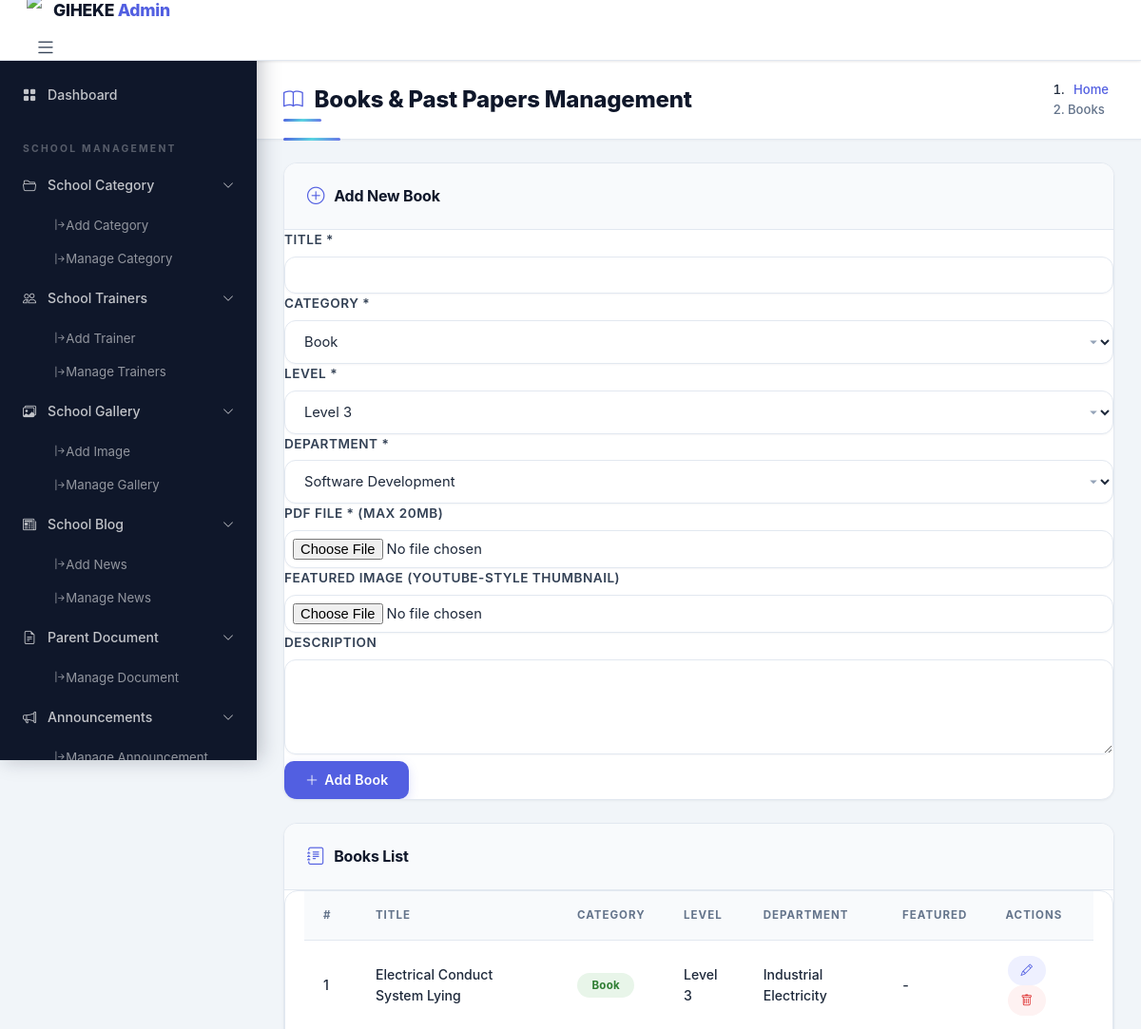
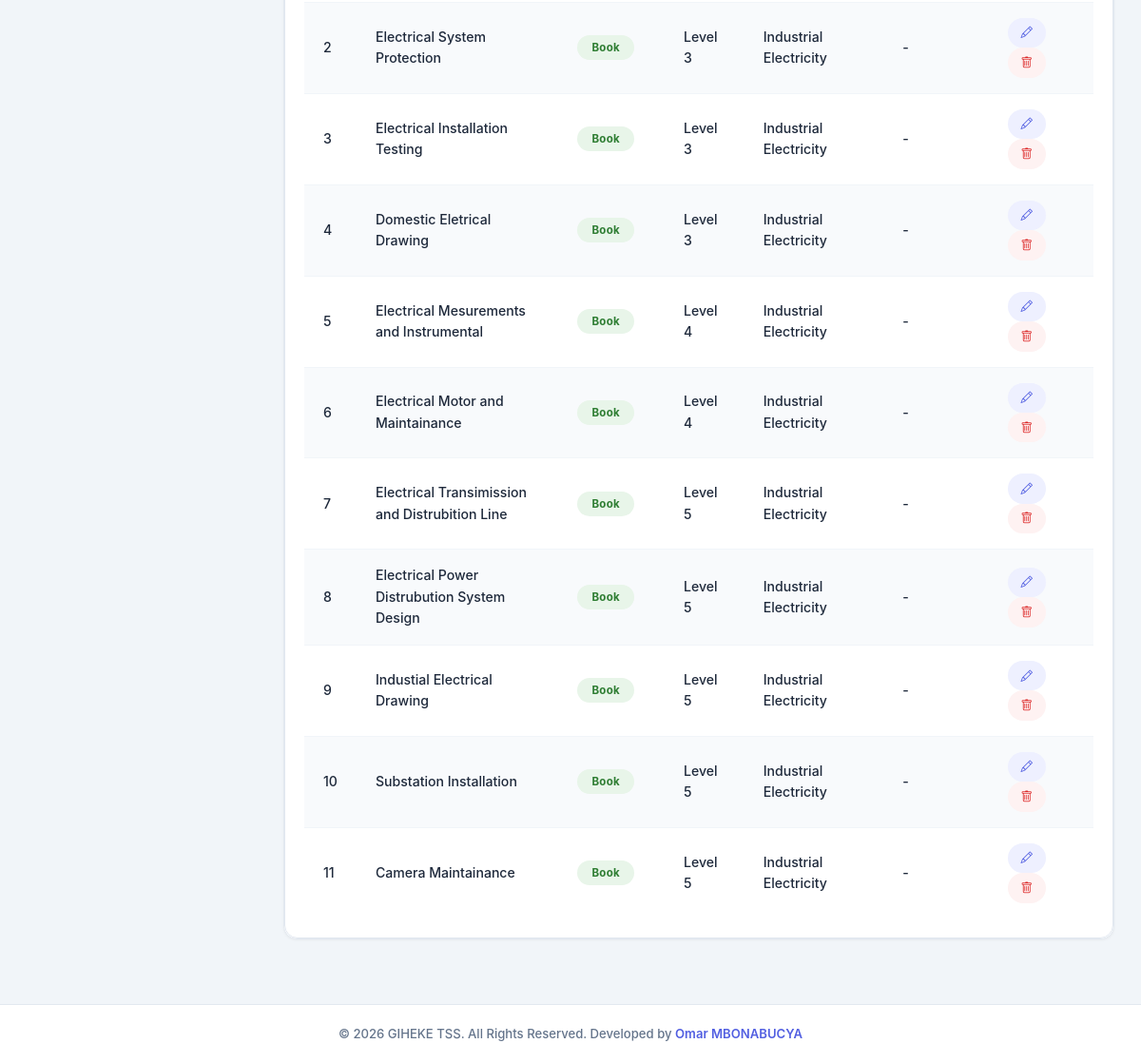
The page /admin/books.php (signed in) on the database its author committed (2 pictures, top to bottom).
### tables this page shows
CREATE TABLE `tbl_books` (
  `id` int(11) NOT NULL,
  `BookTitle` varchar(255) NOT NULL,
  `BookLevel` varchar(255) NOT NULL,
  `BookDepartment` varchar(255) NOT NULL,
  `BookUrl` varchar(255) NOT NULL,
  `featured_image` varchar(500) DEFAULT NULL,
  `featured_image_type` varchar(10) DEFAULT NULL,
  `title` varchar(500) DEFAULT NULL,
  `category` varchar(50) DEFAULT 'Book',
  `level` varchar(50) DEFAULT NULL,
  `department` varchar(500) DEFAULT NULL,
  `file_path` varchar(500) DEFAULT NULL,
  `file_type` varchar(50) DEFAULT 'pdf',
  `description` text DEFAULT NULL,
  `created_at` timestamp NOT NULL DEFAULT current_timestamp(),
  `updated_at` timestamp NOT NULL DEFAULT current_timestamp()
);

### admin/books.php (the view, shortened to what this page needs)
<?php
include('includes/connection.php');
$books = mysqli_query($conn, "SELECT * FROM tbl_books ORDER BY created_at DESC");
?>
<!DOCTYPE html>
<html lang="en">
<head>
    <link rel="stylesheet" href="https://cdn.jsdelivr.net/npm/bootstrap-icons@1.10.0/font/bootstrap-icons.css">
    <link href="assets/css/admin-2027-theme.css" rel="stylesheet">
</head>
<body>
    <header id="header" class="header fixed-top d-flex align-items-center">
        <div class="d-flex align-items-center justify-content-between" style="width:100%;">
            <a href="index.php" class="logo d-flex align-items-center"><img src="assets/img/logo.png" style="height:38px;border-radius:8px;"><span class="d-none d-lg-block" style="font-weight:800;color:#0F172A;font-size:1.1rem;">GIHEKE <span style="color:#525FE1;">Admin</span></span></a>
            <i class="bi bi-list toggle-sidebar-btn" id="sidebarToggle"></i>
        </div>
    </header>
<?php include('includes/sidebar.php'); ?>
    <main id="main" class="main">
        <div class="pagetitle">
            <h1><i class="bi bi-book me-2" style="color:#525FE1;"></i>Books & Past Papers Management</h1>
            <nav><ol class="breadcrumb"><li class="breadcrumb-item"><a href="index.php">Home</a></li><li class="breadcrumb-item active">Books</li></ol></nav>
        </div>
        <section class="section"><div class="admin-content">
            <div class="row g-4">
                <div class="col-lg-4">
                    <div class="admin-section-card">
                        <div class="admin-section-header"><h3><i class="bi bi-plus-circle me-2" style="color:#525FE1;"></i>Add New Book</h3></div>
                        <form method="post" enctype="multipart/form-data" class="p-3">
                            <div class="mb-3"><label class="form-label">Title *</label><input type="text" name="title" class="form-modern" required></div>
                            <div class="mb-3"><label class="form-label">Category *</label>
                                <select name="category" class="form-modern" required>
                                    <option value="Book">Book</option><option value="Past Paper">Past Paper</option>
                                </select>
                            </div>
                            <div class="mb-3"><label class="form-label">Level *</label>
                                <select name="level" class="form-modern" required>
                                    <option value="Level 3">Level 3</option><option value="Level 4">Level 4</option><option value="Level 5">Level 5</option>
                                </select>
                            </div>
                            <div class="mb-3"><label class="form-label">Department *</label>
                                <select name="department" class="form-modern" required>
                                    <option value="Software Development">Software Development</option>
                                </select>
                            </div>
                            <div class="mb-3"><label class="form-label">PDF File * (max 20MB)</label><input type="file" name="book_file" accept=".pdf" required class="form-modern" style="padding:8px;"></div>
                            <div class="mb-3"><label class="form-label">Featured Image (YouTube-style thumbnail)</label><input type="file" name="featured_image" accept=".jpg,.jpeg,.png,.gif" class="form-modern" style="padding:8px;"></div>
                            <div class="mb-3"><label class="form-label">Description</label><textarea name="description" class="form-modern" rows="3"></textarea></div>
                            <button type="submit" name="add_book" class="btn-modern btn-modern-primary w-100"><i class="bi bi-plus-lg"></i> Add Book</button>
                        </form>
                    </div>
                </div>
                <div class="col-lg-8">
                    <div class="admin-section-card">
                        <div class="admin-section-header"><h3><i class="bi bi-journal-text me-2" style="color:#525FE1;"></i>Books List</h3></div>
                        <div class="table-responsive-custom" style="padding:0 20px 20px;">
                            <table class="table-modern" id="booksTable">
                                <thead><tr>
                                    <th>#</th><th>Title</th><th>Category</th><th>Level</th><th>Department</th><th>Featured</th><th>Actions</th>
                                </tr></thead>
                                <tbody>
                                    <?php $count = 1; while($b = mysqli_fetch_assoc($books)): ?>
                                    <tr>
                                        <td><?php echo $count++; ?></td>
                                        <td><?php echo htmlspecialchars($b['title']); ?></td>
                                        <td><span class="badge-modern" style="background:<?php echo $b['category']=='Past Paper'?'#fff3e0':'#e8f5e9'; ?>;color:<?php echo $b['category']=='Past Paper'?'#e65100':'#2e7d32'; ?>;"><?php echo htmlspecialchars($b['category']); ?></span></td>
                                        <td><?php echo htmlspecialchars($b['level']); ?></td>
                                        <td><?php echo htmlspecialchars($b['department']); ?></td>
                                        <td><?php echo $b['featured_image'] ? '<i class="bi bi-image-fill" style="color:#525FE1;"></i>' : '-'; ?></td>
                                        <td>
                                            <a href="?edit=<?php echo $b['id']; ?>" class="btn-action btn-edit-modern btn-sm"><i class="bi bi-pencil"></i></a>
                                            <a href="?delete=<?php echo $b['id']; ?>" onclick="return confirm('Delete this book?')" class="btn-action btn-delete-modern btn-sm"><i class="bi bi-trash"></i></a>
                                        </td>
                                    </tr>
                                    <?php endwhile; ?>
                                </tbody>
                            </table>
                        </div>
                    </div>
                </div>
            </div>
        </div></section>
    </main>
    <footer class="admin-footer">&copy; <?php echo date('Y'); ?> GIHEKE TSS. All Rights Reserved. Developed by <a href="https://devoma.vercel.app">Omar MBONABUCYA</a></footer>
</body>
</html>

### admin/assets/css/admin-redesign.css (style rules this page uses)
.pagetitle h1 { font-size: 1.5rem !important; letter-spacing: -0.4px; color: var(--slate-900); position: relative; display: inline-flex; align-items: center; gap: 10px; }
.pagetitle h1::after { content: ''; position: absolute; bottom: -4px; left: 0; width: 40px; height: 3px; background: var(--gradient-primary); border-radius: 4px; }
.pagetitle h1 i, .pagetitle h1 .bi { font-size: 1.3rem; color: var(--primary); }
.breadcrumb { font-size: 0.85rem; gap: 4px; }
.breadcrumb-item + .breadcrumb-item::before { color: var(--slate-300); font-weight: 300; }
.breadcrumb-item a { font-weight: 600; padding: 2px 6px; border-radius: 6px; transition: background 0.2s, color 0.2s; }
.breadcrumb-item.active { font-weight: 600; color: var(--slate-600); }
.admin-section-header h3 { font-size: 1.05rem; letter-spacing: -0.2px; }
.admin-section-header h3 i, .admin-section-header h3 .bi { font-size: 1.15rem; color: var(--primary); }
body { font-weight: 500; }
h1, h2, h3, h4, h5, h6 { letter-spacing: -0.3px; }
h1 { font-weight: 800 !important; }
h3 { font-weight: 700; }
.card, .admin-section-card { border-radius: 14px !important; box-shadow: 0 1px 3px rgba(0,0,0,0.04), 0 1px 2px rgba(0,0,0,0.02) !important; transition: box-shadow 0.3s ease, transform 0.3s ease, border-color 0.3s ease !important; }
.admin-section-header { padding: 20px 24px !important; }
.table-responsive-custom { border-radius: 14px; border: 1px solid var(--slate-200); overflow: hidden; }
.table-modern { border-collapse: separate; border-spacing: 0; }
.table-modern thead th { padding: 16px 20px !important; font-size: 0.72rem !important; letter-spacing: 1px !important; color: var(--slate-500); background: var(--slate-50); border-bottom: 2px solid var(--slate-200); position: sticky; top: 0; z-index: 2; backdrop-filter: blur(8px); background: rgba(248, 250, 252, 0.92); }
.table-modern tbody td { padding: 16px 20px !important; font-size: 0.88rem; border-bottom: 1px solid var(--slate-100); vertical-align: middle; color: var(--slate-700); }
.table-modern tbody tr { transition: background 0.2s ease, transform 0.15s ease; }
.table-modern tbody tr:last-child td { border-bottom: none; }
.table-modern tbody tr:nth-child(even) { background: rgba(241, 245, 249, 0.5); }
.table-modern .badge-modern { padding: 4px 14px; font-size: 0.72rem; font-weight: 700; letter-spacing: 0.3px; border-radius: 50px; border: 1px solid transparent; }
.btn-action { padding: 8px 16px; font-size: 0.76rem; font-weight: 700; border-radius: 50px !important; letter-spacing: 0.2px; transition: all 0.2s ease; border: 1px solid transparent; }
.btn-edit-modern { background: var(--primary-50); color: var(--primary); border-color: rgba(82, 95, 225, 0.12); }
.btn-delete-modern { background: var(--danger-50); color: var(--danger); border-color: rgba(220, 38, 38, 0.12); }
.btn-modern { padding: 11px 24px; border-radius: 10px !important; font-weight: 700; font-size: 0.88rem; letter-spacing: 0.2px; transition: all 0.25s ease; }
.btn-modern-primary { box-shadow: 0 4px 12px rgba(82, 95, 225, 0.2); }
.form-label { font-size: 0.82rem; font-weight: 700; color: var(--slate-700); letter-spacing: 0.2px; margin-bottom: 6px; text-transform: uppercase; font-size: 0.72rem; letter-spacing: 0.5px; }
select.form-modern, select.form-control, select.form-select { cursor: pointer; appearance: none; background-repeat: no-repeat; background-position: right 14px center; padding-right: 40px; }
textarea.form-modern, textarea.form-control { min-height: 110px; resize: vertical; line-height: 1.6; }
.pagetitle { padding: 20px 28px !important; background: var(--surface); border-bottom: 2px solid var(--slate-100); box-shadow: 0 1px 3px rgba(0,0,0,0.03); }
.pagetitle h1 { display: flex; align-items: center; gap: 12px; }
.pagetitle::after { content: ''; position: absolute; bottom: -2px; left: 28px; width: 60px; height: 3px; background: var(--gradient-primary); border-radius: 4px; }
.pagetitle { position: relative; }
.admin-section-card { animation: fadeInUp 0.4s ease both; }
.admin-section-card:nth-child(1) { animation-delay: 0.05s; }
.admin-content { animation: fadeIn 0.3s ease; }
.card, .admin-section-card, .dash-card-modern { transition: box-shadow 0.3s cubic-bezier(0.4, 0, 0.2, 1), transform 0.3s cubic-bezier(0.4, 0, 0.2, 1), border-color 0.3s ease !important; }
#main { transition: margin-left 0.3s cubic-bezier(0.4, 0, 0.2, 1), opacity 0.2s ease; }
#header { transition: box-shadow 0.3s ease, background 0.3s ease; }

### rows shown on the page
tbl_books: title "Electrical Conduct System Lying", category "Book", level "Level 3", department "Industrial Electricity"
tbl_books: title "Electrical System Protection", category "Book", level "Level 3", department "Industrial Electricity"
tbl_books: title "Electrical Installation Testing", category "Book", level "Level 3", department "Industrial Electricity"
tbl_books: title "Domestic Eletrical Drawing", category "Book", level "Level 3", department "Industrial Electricity"
tbl_books: title "Electrical Mesurements and Instrumental", category "Book", level "Level 4", department "Industrial Electricity"
tbl_books: title "Electrical Motor and Maintainance", category "Book", level "Level 4", department "Industrial Electricity"
tbl_books: title "Electrical Transimission and Distrubition Line", category "Book", level "Level 5", department "Industrial Electricity"
tbl_books: title "Electrical Power Distrubution System Design", category "Book", level "Level 5", department "Industrial Electricity"
tbl_books: title "Industial Electrical Drawing", category "Book", level "Level 5", department "Industrial Electricity"
tbl_books: title "Substation Installation", category "Book", level "Level 5", department "Industrial Electricity"
tbl_books: title "Camera Maintainance", category "Book", level "Level 5", department "Industrial Electricity"
